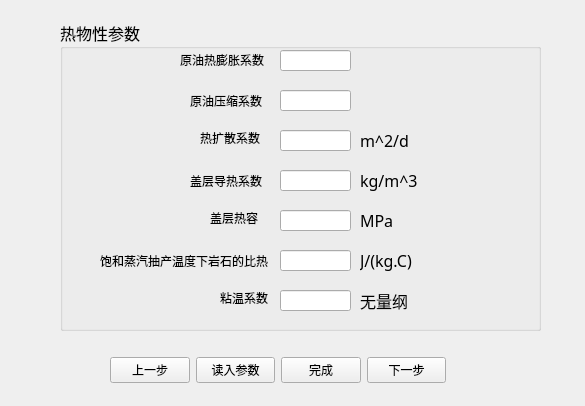
<?xml version="1.0" encoding="UTF-8"?>
<ui version="4.0">
 <class>Widget_Thermophysical_paras</class>
 <widget class="QWidget" name="Widget_Thermophysical_paras">
  <property name="geometry">
   <rect>
    <x>0</x>
    <y>0</y>
    <width>585</width>
    <height>406</height>
   </rect>
  </property>
  <property name="windowTitle">
   <string>基础参数1</string>
  </property>
  <widget class="QGroupBox" name="groupBox_Oil_pool_paras">
   <property name="geometry">
    <rect>
     <x>60</x>
     <y>20</y>
     <width>481</width>
     <height>311</height>
    </rect>
   </property>
   <property name="font">
    <font>
     <family>宋体</family>
     <pointsize>12</pointsize>
    </font>
   </property>
   <property name="title">
    <string>热物性参数</string>
   </property>
   <widget class="QLineEdit" name="lineEdit_Cot">
    <property name="geometry">
     <rect>
      <x>220</x>
      <y>30</y>
      <width>71</width>
      <height>21</height>
     </rect>
    </property>
   </widget>
   <widget class="QLabel" name="label">
    <property name="geometry">
     <rect>
      <x>120</x>
      <y>30</y>
      <width>91</width>
      <height>20</height>
     </rect>
    </property>
    <property name="font">
     <font>
      <family>SimSun-ExtB</family>
      <pointsize>9</pointsize>
     </font>
    </property>
    <property name="text">
     <string>原油热膨胀系数</string>
    </property>
   </widget>
   <widget class="QLineEdit" name="lineEdit_Cop">
    <property name="geometry">
     <rect>
      <x>220</x>
      <y>70</y>
      <width>71</width>
      <height>21</height>
     </rect>
    </property>
   </widget>
   <widget class="QLabel" name="label_12">
    <property name="geometry">
     <rect>
      <x>130</x>
      <y>70</y>
      <width>81</width>
      <height>21</height>
     </rect>
    </property>
    <property name="font">
     <font>
      <family>SimSun-ExtB</family>
      <pointsize>9</pointsize>
     </font>
    </property>
    <property name="text">
     <string>原油压缩系数</string>
    </property>
   </widget>
   <widget class="QLabel" name="label_9">
    <property name="geometry">
     <rect>
      <x>300</x>
      <y>110</y>
      <width>71</width>
      <height>21</height>
     </rect>
    </property>
    <property name="text">
     <string>m^2/d</string>
    </property>
   </widget>
   <widget class="QLabel" name="label_10">
    <property name="geometry">
     <rect>
      <x>140</x>
      <y>110</y>
      <width>61</width>
      <height>16</height>
     </rect>
    </property>
    <property name="font">
     <font>
      <family>SimSun-ExtB</family>
      <pointsize>9</pointsize>
     </font>
    </property>
    <property name="text">
     <string>热扩散系数</string>
    </property>
   </widget>
   <widget class="QLineEdit" name="lineEdit_Alf">
    <property name="geometry">
     <rect>
      <x>220</x>
      <y>110</y>
      <width>71</width>
      <height>21</height>
     </rect>
    </property>
   </widget>
   <widget class="QLineEdit" name="lineEdit_Rumdacap">
    <property name="geometry">
     <rect>
      <x>220</x>
      <y>150</y>
      <width>71</width>
      <height>21</height>
     </rect>
    </property>
   </widget>
   <widget class="QLabel" name="label_13">
    <property name="geometry">
     <rect>
      <x>130</x>
      <y>150</y>
      <width>81</width>
      <height>21</height>
     </rect>
    </property>
    <property name="font">
     <font>
      <family>SimSun-ExtB</family>
      <pointsize>9</pointsize>
     </font>
    </property>
    <property name="text">
     <string>盖层导热系数</string>
    </property>
   </widget>
   <widget class="QLabel" name="label_14">
    <property name="geometry">
     <rect>
      <x>300</x>
      <y>150</y>
      <width>71</width>
      <height>21</height>
     </rect>
    </property>
    <property name="text">
     <string>kg/m^3</string>
    </property>
   </widget>
   <widget class="QLineEdit" name="lineEdit_Mcap">
    <property name="geometry">
     <rect>
      <x>220</x>
      <y>190</y>
      <width>71</width>
      <height>21</height>
     </rect>
    </property>
   </widget>
   <widget class="QLabel" name="label_15">
    <property name="geometry">
     <rect>
      <x>150</x>
      <y>190</y>
      <width>51</width>
      <height>16</height>
     </rect>
    </property>
    <property name="font">
     <font>
      <family>SimSun-ExtB</family>
      <pointsize>9</pointsize>
     </font>
    </property>
    <property name="text">
     <string>盖层热容</string>
    </property>
   </widget>
   <widget class="QLabel" name="label_16">
    <property name="geometry">
     <rect>
      <x>300</x>
      <y>190</y>
      <width>71</width>
      <height>21</height>
     </rect>
    </property>
    <property name="text">
     <string>MPa</string>
    </property>
   </widget>
   <widget class="QLineEdit" name="lineEdit_CrTs">
    <property name="geometry">
     <rect>
      <x>220</x>
      <y>230</y>
      <width>71</width>
      <height>21</height>
     </rect>
    </property>
   </widget>
   <widget class="QLabel" name="label_17">
    <property name="geometry">
     <rect>
      <x>40</x>
      <y>230</y>
      <width>171</width>
      <height>21</height>
     </rect>
    </property>
    <property name="font">
     <font>
      <family>SimSun-ExtB</family>
      <pointsize>9</pointsize>
     </font>
    </property>
    <property name="text">
     <string>饱和蒸汽抽产温度下岩石的比热</string>
    </property>
   </widget>
   <widget class="QLabel" name="label_18">
    <property name="geometry">
     <rect>
      <x>300</x>
      <y>230</y>
      <width>71</width>
      <height>21</height>
     </rect>
    </property>
    <property name="text">
     <string>J/(kg.C)</string>
    </property>
   </widget>
   <widget class="QLineEdit" name="lineEdit_m">
    <property name="geometry">
     <rect>
      <x>220</x>
      <y>270</y>
      <width>71</width>
      <height>21</height>
     </rect>
    </property>
   </widget>
   <widget class="QLabel" name="label_19">
    <property name="geometry">
     <rect>
      <x>300</x>
      <y>270</y>
      <width>71</width>
      <height>21</height>
     </rect>
    </property>
    <property name="text">
     <string>无量纲</string>
    </property>
   </widget>
   <widget class="QLabel" name="label_20">
    <property name="geometry">
     <rect>
      <x>160</x>
      <y>270</y>
      <width>51</width>
      <height>16</height>
     </rect>
    </property>
    <property name="font">
     <font>
      <family>SimSun-ExtB</family>
      <pointsize>9</pointsize>
     </font>
    </property>
    <property name="text">
     <string>粘温系数</string>
    </property>
   </widget>
  </widget>
  <widget class="QWidget" name="widget" native="true">
   <property name="geometry">
    <rect>
     <x>110</x>
     <y>350</y>
     <width>336</width>
     <height>41</height>
    </rect>
   </property>
   <layout class="QHBoxLayout" name="horizontalLayout">
    <item>
     <widget class="QPushButton" name="pushButton_Thermophysical_LastStep">
      <property name="text">
       <string>上一步</string>
      </property>
     </widget>
    </item>
    <item>
     <widget class="QPushButton" name="pushButton_oil_para_load">
      <property name="text">
       <string>读入参数</string>
      </property>
     </widget>
    </item>
    <item>
     <widget class="QPushButton" name="pushButton_oil_para_finish">
      <property name="text">
       <string>完成</string>
      </property>
     </widget>
    </item>
    <item>
     <widget class="QPushButton" name="pushButton_oil_para_next">
      <property name="text">
       <string>下一步</string>
      </property>
     </widget>
    </item>
   </layout>
  </widget>
 </widget>
 <resources/>
 <connections/>
</ui>
